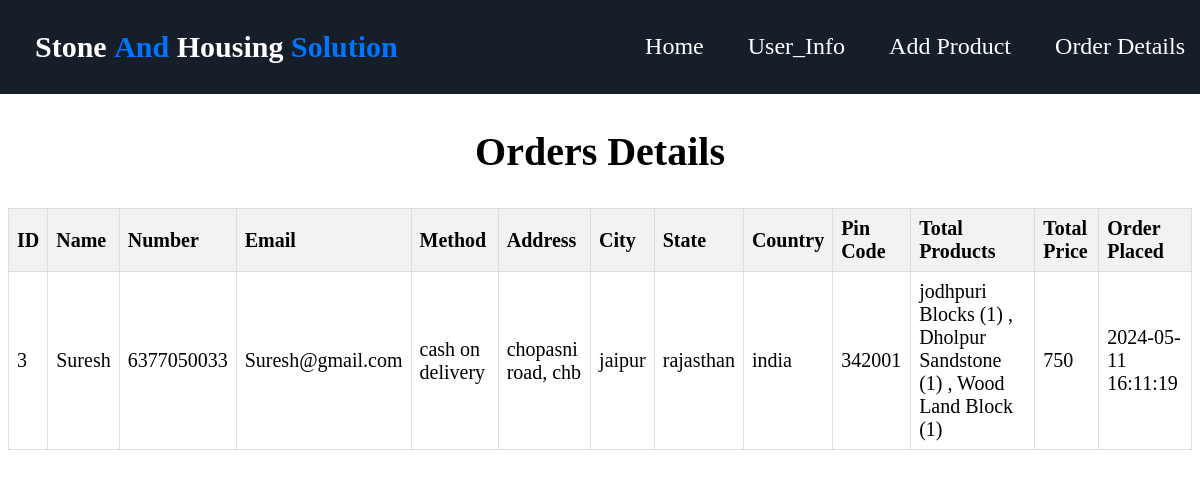
Page /admin/order_details.php on the committed database.
### tables this page shows
CREATE TABLE `order` (
  `id` int(100) NOT NULL,
  `name` varchar(255) NOT NULL,
  `number` varchar(12) NOT NULL,
  `email` varchar(255) NOT NULL,
  `method` varchar(100) NOT NULL,
  `flat` varchar(100) NOT NULL,
  `street` varchar(100) NOT NULL,
  `city` varchar(100) NOT NULL,
  `state` varchar(100) NOT NULL,
  `country` varchar(100) NOT NULL,
  `pin_code` int(10) NOT NULL,
  `total_products` varchar(255) NOT NULL,
  `total_price` varchar(255) NOT NULL,
  `order_placeat` datetime NOT NULL DEFAULT current_timestamp()
);

### admin/order_details.php (the view, shortened to what this page needs)
<!DOCTYPE html>
<html lang="en">
<head>
</head>
<body>
    <?php
 include 'admin_header.php';
 ?>
    <div class="main">
        <h2>Orders Details</h2>
         <div class="orders">
   <table>
        <tr>
            <th>ID</th>
            <th>Name</th>
            <th>Number</th>
            <th>Email</th>
            <th>Method</th>
            <th>Address</th>
            <th>City</th>
            <th>State</th>
            <th>Country</th>
            <th>Pin Code</th>
            <th>Total Products</th>
            <th>Total Price</th>
            <th>Order Placed</th>
        </tr>
        <?php
            include('C:\xampp\htdocs\final\config\config.php');
            $sql = "SELECT * FROM `order`";
            $result = mysqli_query($conn, $sql);
            if (mysqli_num_rows($result) > 0) {
                while($row = mysqli_fetch_assoc($result)) {
                    echo "<tr>";
                    echo "<td>". $row["id"] ."</td>";
                    echo "<td>". $row["name"] ."</td>";
                    echo "<td>". $row["number"] ."</td>";
                    echo "<td>". $row["email"] ."</td>";
                    echo "<td>". $row["method"] ."</td>";
                    echo "<td>". $row["flat"] .", ". $row["street"] ."</td>";
                    echo "<td>". $row["city"] ."</td>";
                    echo "<td>". $row["state"] ."</td>";
                    echo "<td>". $row["country"] ."</td>";
                    echo "<td>". $row["pin_code"] ."</td>";
                    echo "<td>". $row["total_products"] ."</td>";
                    echo "<td>". $row["total_price"] ."</td>";
                    echo "<td>". $row["order_placeat"] ."</td>";
                    echo "</tr>";
                }
            } else {
                echo "<tr><td colspan='12'>No records found</td></tr>";
            }
        ?>
    </table>
         </div>
    </div>
</body>
</html>

### admin/order_details.php (style rules this page uses)
table { border-collapse: collapse; width: 100%; }
th, td { border: 1px solid #dddddd; text-align: left; padding: 8px; }
th { background-color: #f2f2f2; }
.main { width: max; text-align :center; position: relative; top:45px; }
.main h2 { padding-top:50px; font-size:40px; }
.orders { height: 100%; width: 100%; background-color: white; font-size: 20px; }

### rows in the picture
order: id "3", name "Suresh", number "6377050033", email "Suresh@gmail.com", method "cash on delivery", flat "chopasni road", street "chb", city "jaipur", state "rajasthan", country "india", pin_code "342001", total_products "jodhpuri Blocks (1) , Dholpur Sandstone (1) , Wood Land Block (1)", total_price "750", order_placeat "2024-05-11 16:11:19"
